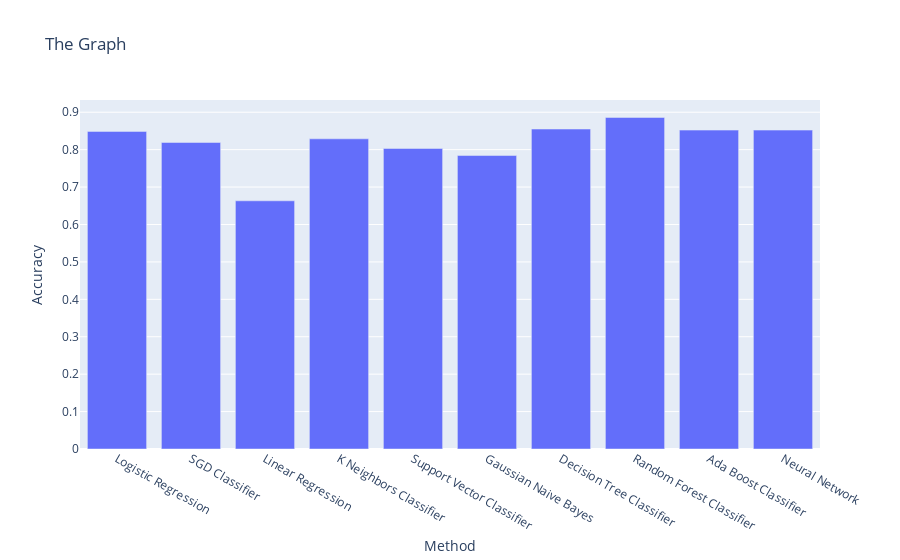

Here is the notebook cell this chart was saved with:
### Code cell
import plotly.graph_objects as go
from plotly.offline import init_notebook_mode, iplot
init_notebook_mode(connected=True)

fig = go.Figure()
fig.add_trace(go.Bar(x=table_1.method, y=table_1.accuracy))

fig.update_layout(title='The Graph', xaxis_title='Method', yaxis_title='Accuracy')
iplot(fig)

### Figure 1 — Plotly figure (JSON) as saved in the notebook; plotly's stock layout.template omitted (floating-point values rounded to 4 significant figures)
{"data": [{"type": "bar", "x": ["Logistic Regression", "SGD Classifier", "Linear Regression", "K Neighbors Classifier", "Support Vector Classifier", "Gaussian Naive Bayes", "Decision Tree Classifier", "Random Forest Classifier", "Ada Boost Classifier", "Neural Network"], "y": [0.8488, 0.8192, 0.6633, 0.8289, 0.8031, 0.7843, 0.8551, 0.8861, 0.8523, 0.8523]}], "layout": {"title": {"text": "The Graph"}, "xaxis": {"title": {"text": "Method"}}, "yaxis": {"title": {"text": "Accuracy"}}}}
